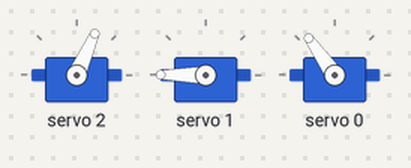
This sketch was run on a simulated Arduino Uno, built with avr-gcc and run on an emulated ATmega328P. Parts: 3 × servo.

Above: at 0.05 s.
At 5.05 s:
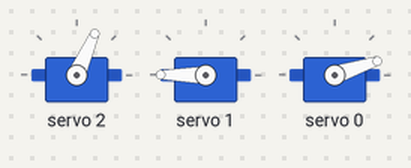
At 9.0 s:
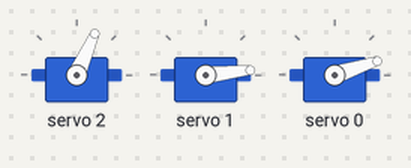
Timing chart, 0 to 11.7 s (numbered marks = the images above):
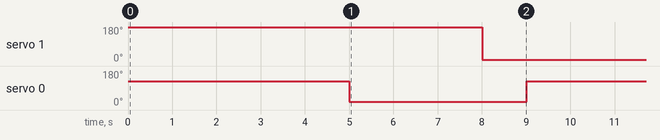

The sketch:

2.ino
```cpp
#include <Wire.h>
#include <Adafruit_PWMServoDriver.h>

// Инициализация PCA9685
Adafruit_PWMServoDriver pwm = Adafruit_PWMServoDriver();

// Константы для MG996R (0.5–2.5 мс)
#define MG996R_MIN 125 // 0.5 мс = 125
#define MG996R_MAX 625 // 2.5 мс = 625

// Константы для MG90S (1.0–2.0 мс)
#define MG90S_MIN 250 // 1.0 мс = 250
#define MG90S_MAX 500 // 2.0 мс = 500

// Каналы на PCA9685
#define SG90_CHANNEL 0 // MG90S
#define MG996R_CHANNEL 1 // MG996R
#define SERVO3_CHANNEL 2 // MG996R

#define SG90_MIN 150
#define SG90_MAX 600
#define MG996R_MIN 125
#define MG996R_MAX 625

void setup() {
  pwm.begin();
  pwm.setPWMFreq(50);
  pwm.setPWM(SERVO3_CHANNEL, 0, angleToPulse(45, MG996R_MIN, MG996R_MAX));
  pwm.setPWM(MG996R_CHANNEL, 0, angleToPulse(150, MG996R_MIN, MG996R_MAX));
  pwm.setPWM(SG90_CHANNEL, 0, angleToPulse(90, SG90_MIN, SG90_MAX));

}

//Программу никто не сохранил, если найду, исправлю

  void loop() {

  pwm.setPWM(SG90_CHANNEL, 0, angleToPulse(90, SG90_MIN, SG90_MAX));
  delay(3000);

  pwm.setPWM(MG996R_CHANNEL, 0, angleToPulse(150, MG996R_MIN, MG996R_MAX));
  delay(2000);

  pwm.setPWM(SG90_CHANNEL, 0, angleToPulse(0, SG90_MIN, SG90_MAX));
  delay(3000);


  pwm.setPWM(MG996R_CHANNEL, 0, angleToPulse(0, MG996R_MIN, MG996R_MAX));
  delay(1000);

}

int angleToPulse(int angle, int minPulse, int maxPulse) {
  return map(angle, 0, 180, minPulse, maxPulse);
}
```

Measured:
- by itself, servo 1: alternates 180° for 5.0 s and 6° for 4.0 s
- by itself, servo 0: alternates 125° for 5.0 s and 18° for 4.0 s
